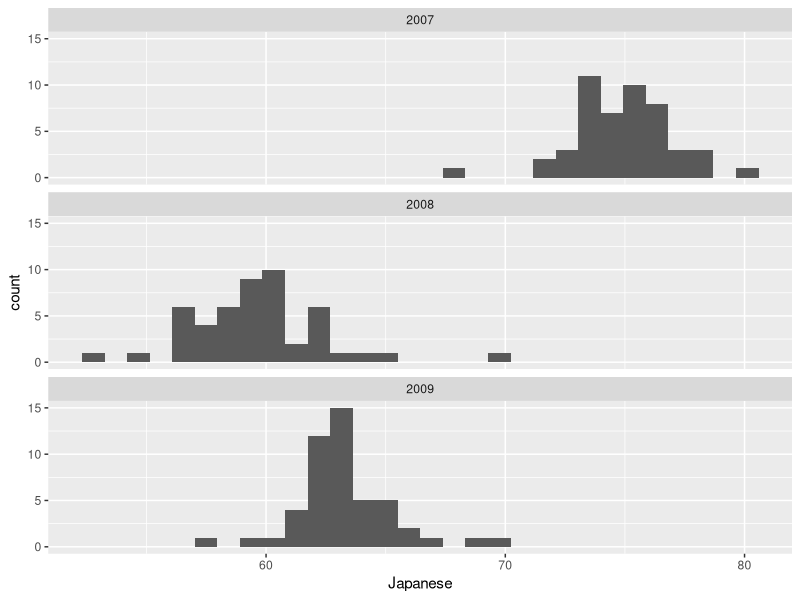
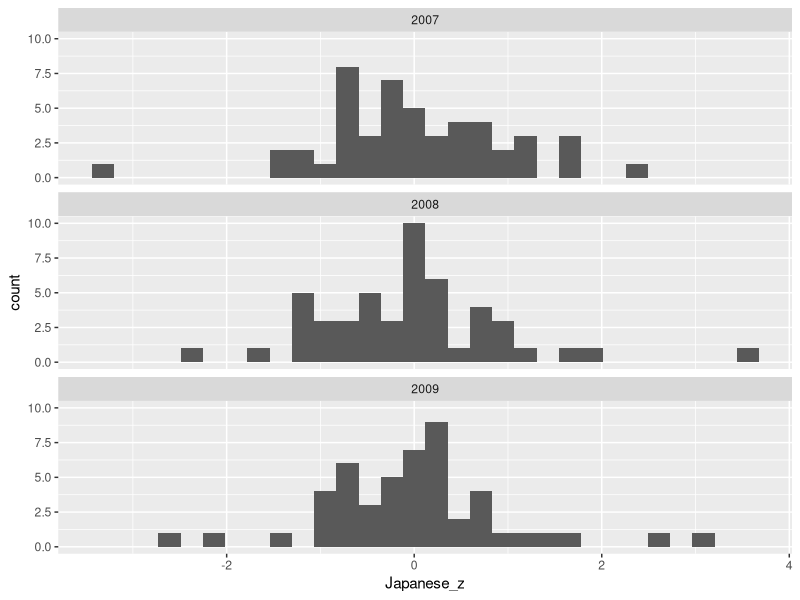
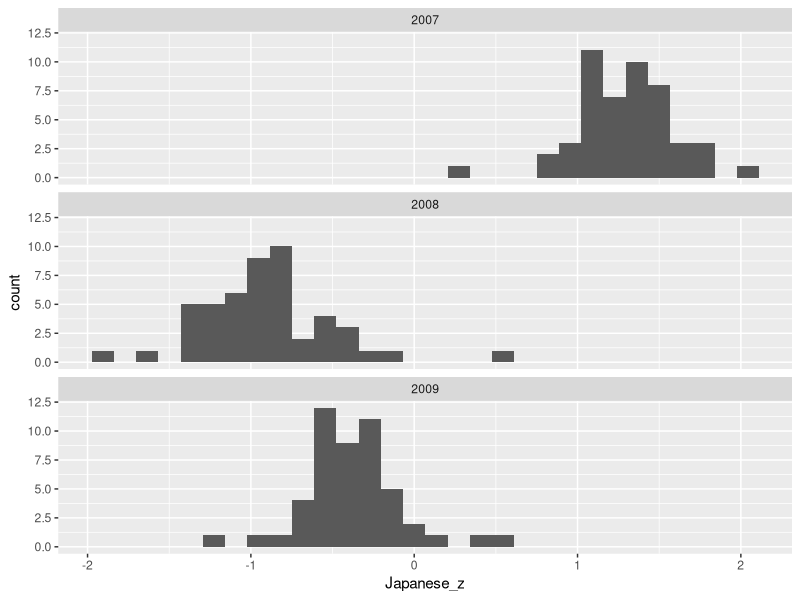

Source code (R) for these figures, in order:
################################################################################
##
## [ PROJ ] Standardizing variables 
## [ FILE ] StandardizingTestScores.r
## [ AUTH ] < YOUR NAME >
## [ INIT ] < Oct. 27, 2022 >
##
################################################################################

# This short exercise uses survey data from the Japanese goverment
# for each of 47 prefectures from 2007-2021 (with some missing years).
# It was obtained as a part of a recent student project exploring the effect
# of the 2011 earthquake on educational outcomes.

# Our focus is on average scores (percent correct) on a standardized Japanese
# language test for elementary school students.


## -----------------------------------------------------------------------------
## libraries
## -----------------------------------------------------------------------------

library(tidyverse)
library(ggplot2)


## -----------------------------------------------------------------------------
## directory paths
## -----------------------------------------------------------------------------

getwd()


## -----------------------------------------------------------------------------
## describe distribution of test scores by year and construct standardize measures
## -----------------------------------------------------------------------------

#read in data w/info on standardized Japanese test scores by prefecture-year
  scores <- read_csv("elementary_score.csv") %>% 
    select(wave, Prefecture, Japanese) %>% 
    filter(wave != 2011, wave != 2020) %>% #data missing in 2011 and 2020
    filter(wave < 2010) #let's focus on the first 3 years for this exercise

    #is this wide-form or long-form panel data?
  
  
#explore the distribution of test scores by year (wave)
  
  #get summary statistics to describe distribution
  scores %>% 
    group_by(wave) %>%
    summarise(wave_mean = mean(Japanese, na.rm = TRUE), 
              wave_sd = sd(Japanese, na.rm = TRUE))
  
  #visualize distribution
  scores %>% 
    ggplot() +
    aes(x = Japanese) +
    geom_histogram() + 
    facet_wrap(~ wave, nrow = 3)
  

#get *standardized* measure of test scores
#this changes the units to standard deviations of test scores (by year)
#what problem does this solve?
  
  #manually construct standardized measure
  scores_z <- scores %>% 
    group_by(wave) %>% 
    mutate(wave_mean = mean(Japanese),
           wave_sd = sd(Japanese),
           Japanese_z = (Japanese - wave_mean) / wave_sd )%>% 
    ungroup() %>% 
    mutate_if(is.numeric, round, digits = 2)
  
  #can also use the scale() function along with standardize()
  
  #check distribution of new standardized measure by year
  scores_z %>% 
    group_by(wave) %>%
    summarise(wave_mean = mean(Japanese_z, na.rm = TRUE), 
              wave_sd = sd(Japanese_z, na.rm = TRUE))
  
  #visualize new, standardized distribution of scores by year
  scores_z %>% 
    ggplot() +
    aes(x = Japanese_z) +
    geom_histogram() + 
    facet_wrap(~ wave, nrow = 3)
  
  #what sort of visualization would help us see variation across all 14 years?
 
   
  #question: what if we didn't group by year?
    #i.e. what if we did the standardization by pooling all years?
    scores_z_pooled <- scores %>% 
      mutate(wave_mean = mean(Japanese),
             wave_sd = sd(Japanese),
             Japanese_z = (Japanese - wave_mean) / wave_sd )%>% 
      mutate_if(is.numeric, round, digits = 2)
  
    scores_z_pooled %>% 
      group_by(wave) %>%
      summarise(wave_mean = mean(Japanese_z, na.rm = TRUE), 
                wave_sd = sd(Japanese_z, na.rm = TRUE))
    
    scores_z_pooled %>% 
      ggplot() +
      aes(x = Japanese_z) +
      geom_histogram() + 
      facet_wrap(~ wave, nrow = 3)
    
    #in subsequent regression analysis, 
    #how would wave FEs effectively limit the test score variation that is used?
    
    #how about prefecture FEs?
    
    
    